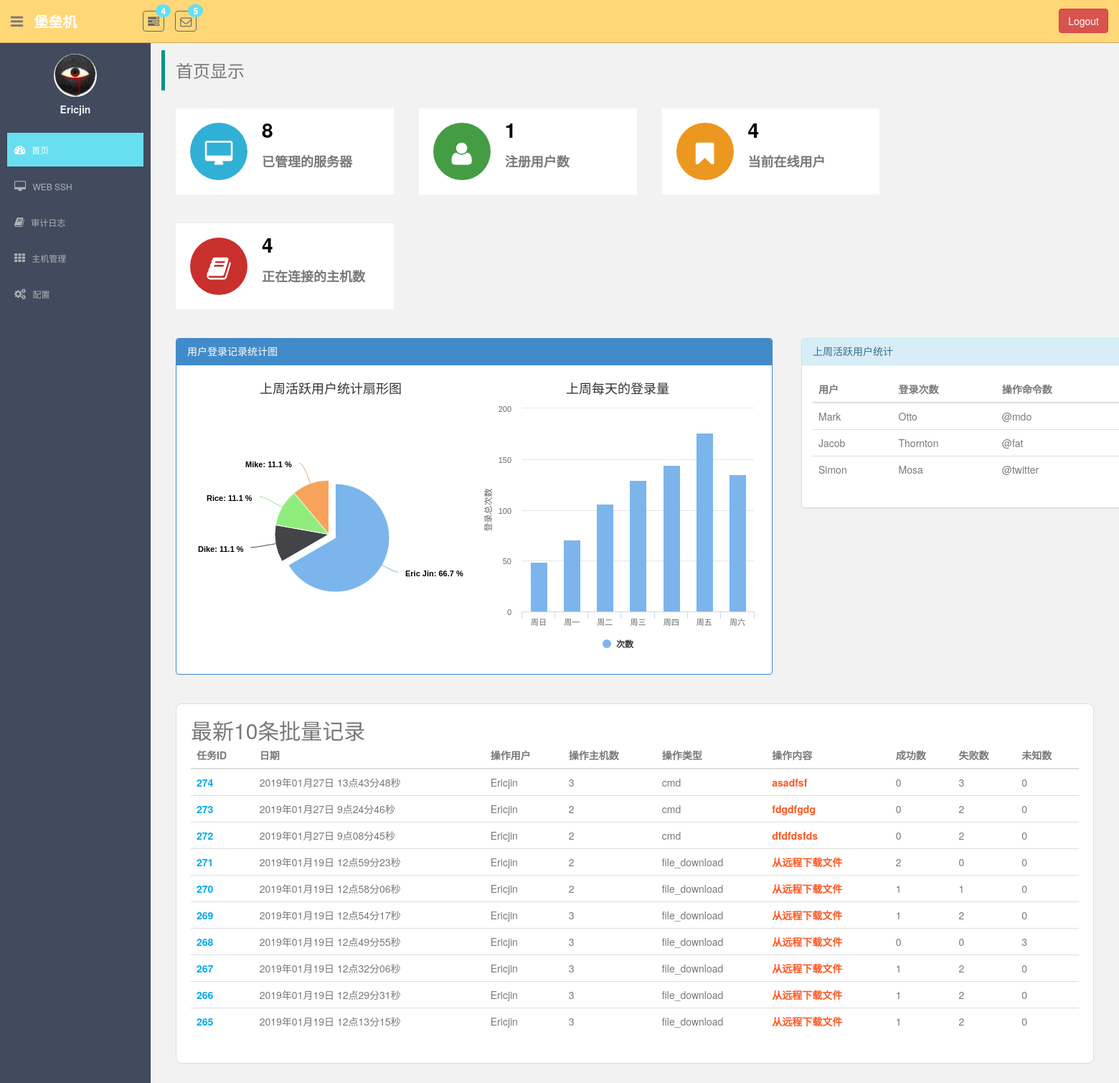
/ (signed in), run on the app's committed database.
### monitor/models.py (models this page shows, shortened)
class UserProfile(AbstractBaseUser, PermissionsMixin):
    email = models.EmailField(
        verbose_name='email address',
        max_length=255,
        unique=True,
    )
    name = models.CharField(max_length=64, verbose_name="用户名", unique=True)
    host_to_remote_users = models.ManyToManyField(to="HostToRemoteUser", verbose_name="关联主机账户")
    host_group = models.ManyToManyField(to="HostGroup", verbose_name="主机组")
    last_login = models.DateTimeField(verbose_name="最近登录时间", null=True, blank=True)
    is_active = models.BooleanField(default=True)
    is_staff = models.BooleanField(default=True)
    is_superuser = models.BooleanField(default=True)
    objects = UserProfileManager()
    USERNAME_FIELD = 'email'  # 使用email作为用户名
    REQUIRED_FIELDS = ['name']  # 必须要有的字段

class Task(models.Model):
    task_type_choice = (
        ('cmd', '批量命令'),
        ('file_upload', "传送本地文件到远程"),
        ('file_download', "从远程下载文件"),
    )
    task_type = models.CharField(max_length=16, choices=task_type_choice, default="cmd")
    content = models.CharField(max_length=255, verbose_name="任务内容")
    user = models.ForeignKey(UserProfile, on_delete=models.CASCADE)
    date = models.DateTimeField(auto_now_add=True)

### CrazyEye/views.py (the view)
# urls.py: url(r'^$', views.dashboard, name='dashboard'),
@login_required
def dashboard(request):
    task_obj = models.Task.objects.order_by("-id")[:10]
    user_number = models.UserProfile.objects.count()
    host_count = models.Host.objects.count()
    return render(request, "dashboard.html", locals())

### monitor/templatetags/monitor_tags.py (called while the page is built)
@register.simple_tag
def count_host_num(task_obj):
    task_detail_objs = task_obj.tasklogdetail_set.all()
    init_num = 0
    success_num = 0
    failed_num = 0
    for task_detail_obj in task_detail_objs:
        if task_detail_obj.status == 0:
            init_num += 1
        elif task_detail_obj.status == 1:
            success_num += 1
        else:
            failed_num += 1
    return [init_num, success_num, failed_num]

### templates/dashboard.html (shortened to what this page needs)
{% extends "base.html" %}
{% load staticfiles %}
{% load monitor_tags %}
{% block right_container %}
    <blockquote class="layui-elem-quote" style="margin-top: 10px;"><h3>首页显示</h3></blockquote>
    <div class="row mt">
        <div class="con">
            <div class="left-icon">
                <div class="icon" style="background-color: #31b0d5;"><i class="fa fa-desktop"></i></div>
            </div>
            <div class="right-text">
                <div class="num">{{ host_count }}</div>
                <div class="text">已管理的服务器</div>
            </div>
        </div>
        <div class="con">
            <div class="left-icon">
                <div class="icon" style="background-color: #449d44;"><i class="fa fa-user"></i></div>
            </div>
            <div class="right-text">
                <div class="num">{{ user_number }}</div>
                <div class="text">注册用户数</div>
            </div>
        </div>
        <div class="con">
            <div class="left-icon">
                <div class="icon" style="background-color: #ec971f;"><i class="fa fa-bookmark"></i></div>
            </div>
            <div class="right-text">
                <div class="num">4</div>
                <div class="text">当前在线用户</div>
            </div>
        </div>
        <div class="con">
            <div class="left-icon">
                <div class="icon" style="background-color: #c9302c;"><i class="fa fa-book"></i></div>
            </div>
            <div class="right-text">
                <div class="num">4</div>
                <div class="text">正在连接的主机数</div>
            </div>
        </div>
    </div>
    <div class="login-count">
        <div class="user-login-chars">
            <div class="panel panel-primary">
                <div class="panel-heading"><h4>用户登录记录统计图</h4></div>
                <div class="panel-body chars">
                    <div class="fans">
                        <div id="fans" style="min-width:400px; height:400px;"></div>
                    </div>
                    <div class="histogram">
                        <div id="histogram" style="min-width:400px;height:400px"></div>
                    </div>
                </div>
            </div>
        </div>
        <div class="user-login-table">
            <div class="panel panel-info">
                <div class="panel-heading"><h4>上周活跃用户统计</h4></div>
                <div class="panel-body">
                    <table class="table table-hover">
                        <thead>
                        <tr>
                            <th>用户</th>
                            <th>登录次数</th>
                            <th>操作命令数</th>
                        </tr>
                        </thead>
                        <tbody>
                        <tr>
                            <td>Mark</td>
                            <td>Otto</td>
                            <td>@mdo</td>
                        </tr>
                        <tr>
                            <td>Jacob</td>
                            <td>Thornton</td>
                            <td>@fat</td>
                        </tr>
                        <tr>
                            <td>Simon</td>
                            <td>Mosa</td>
                            <td>@twitter</td>
                        </tr>
                        </tbody>
                    </table>
                </div>
            </div>
        </div>
    </div>
    <div class="footer-table">
        <h2>最新10条批量记录</h2>
        <table class="table table-hover">
            <thead>
            <tr>
                <th>任务ID</th>
                <th>日期</th>
                <th>操作用户</th>
                <th>操作主机数</th>
                <th>操作类型</th>
                <th>操作内容</th>
                <th>成功数</th>
                <th>失败数</th>
                <th>未知数</th>
            </tr>
            </thead>
            <tbody>
            {% for task in task_obj %}
                <tr>
                    <td style="font-weight: 700; color: #01AAED;">{{ task.id }}</td>
                    <td>{{ task.date|date:"Y年m月d日" }} {{ task.date|time:"G点i分s秒" }}</td>
                    <td>{{ task.user.name|capfirst }}</td>
                    <td>{{ task.tasklogdetail_set.count }}</td>
                    <td>{{ task.task_type }}</td>
                    <td style="font-weight: 700; color: #FF5722;">{{ task.content }}</td>
                    {% count_host_num task as count %}
                    <td>{{ count.1 }}</td>
                    <td>{{ count.2 }}</td>
                    <td>{{ count.0 }}</td>
                </tr>
            {% endfor %}
            </tbody>
        </table>
    </div>
{% endblock %}

### templates/base.html (shortened to what this page needs)
{% load staticfiles %}
<!DOCTYPE html>
<html lang="en">
<head>
    <link href="{% static 'plugins/bootstrap/css/bootstrap.css' %}" rel="stylesheet">
    <link href="{% static 'css/font-awesome.css' %}" rel="stylesheet" />
    <link href="{% static 'css/style.css' %}" rel="stylesheet">
    <link rel="stylesheet" href="{% static 'plugins/layui/css/layui.css' %}">
</head>
<body>
<section id="container" >
    <header class="header black-bg">
        <div class="sidebar-toggle-box">
            <div class="fa fa-bars tooltips" data-placement="right" data-original-title="Toggle Navigation"></div>
        </div>
        <a href="?" class="logo"><b>堡垒机</b></a>
        <div class="nav notify-row" id="top_menu">
            <ul class="nav top-menu">
                <li class="dropdown">
                    <a data-toggle="dropdown" class="dropdown-toggle" href="?">
                        <i class="fa fa-tasks"></i>
                        <span class="badge bg-theme">4</span>
                    </a>
                </li>
                <li id="header_inbox_bar" class="dropdown">
                    <a data-toggle="dropdown" class="dropdown-toggle" href="index.html#">
                        <i class="fa fa-envelope-o"></i>
                        <span class="badge bg-theme">5</span>
                    </a>
                </li>
            </ul>
        </div>
        <div class="top-menu">
            <ul class="nav pull-right top-menu">
                <li>
                    <button type="button" class="btn btn-danger" style="margin-top: 12px;" onclick="logout()">Logout</button>
                </li>
            </ul>
        </div>
    </header>
    <aside>
        <div id="sidebar"  class="nav-collapse ">
            <ul class="sidebar-menu" id="nav-accordion">
                <p class="centered"><a href="#"><img src="{% static 'images/ui-sam.jpg' %}" class="img-circle" width="60"></a></p>
                <h5 class="centered" style="margin-top: 10px;">{{ request.user.name|capfirst }}</h5>
                <li class="mt">
                    <a class="dashboard" href="{% url "dashboard" %}">
                        <i class="fa fa-dashboard"></i>
                        <span>首页</span>
                    </a>
                </li>
                <li class="sub-menu">
                    <a class="web-ssh" href="{% url "web_ssh" %}" >
                        <i class="fa fa-desktop"></i>
                        <span>WEB SSH</span>
                    </a>
                </li>
                <li class="sub-menu">
                    <a class="log-page" href="{% url 'log_page' %}" >
                        <i class="fa fa-book"></i>
                        <span>审计日志</span>
                    </a>
                </li>
                <li class="sub-menu">
                    <a class="host-manage" href="javascript:void(0);">
                        <i class="fa fa-th"></i>
                        <span>主机管理</span>
                    </a>
                </li>
                <li class="sub-menu">
                    <a href="#" >
                        <i class="fa fa-cogs"></i>
                        <span>配置</span>
                    </a>
                </li>
            </ul>
        </div>
    </aside>
    <section id="main-content">
        <section class="wrapper">
            {% block right_container %}
            {% endblock %}
        </section>
    </section>
</section>
</body>
</html>

### statics/css/style.css (style rules this page uses)
body { color: #797979; background: #f2f2f2; font-family: 'Ruda', sans-serif; padding: 0px !important; margin: 0px !important; font-size:13px; }
ul li { list-style: none; }
a, a:hover, a:focus { text-decoration: none; outline: none; }
#container { width: 100%; height: 100%; }
.bg-theme { background-color: #68dff0; }
.centered { text-align: center; }
.mt { margin-top: 25px; }
#sidebar { width: 210px; height: 100%; position: fixed; background: #424a5d; }
#sidebar h5 { color: #f2f2f2; font-weight: 700; }
#sidebar ul li { position: relative; }
ul.sidebar-menu , ul.sidebar-menu li ul.sub { margin: -2px 0 0; padding: 0; }
ul.sidebar-menu { margin-top: 75px; }
ul.sidebar-menu li { margin-bottom: 5px; margin-left:10px; margin-right:10px; }
ul.sidebar-menu li.sub-menu { line-height: 15px; }
ul.sidebar-menu li a span { display: inline-block; }
ul.sidebar-menu li a { color: #aeb2b7; text-decoration: none; display: block; padding: 15px 0 15px 10px; font-size: 12px; outline: none; -webkit-transition: all 0.3s ease; -moz-transition: all 0.3s ease; -o-transition: all 0.3s ease; -ms-transition: all 0.3s ease; transition: all 0.3s ease; }
ul.sidebar-menu li a.active, ul.sidebar-menu li a:hover, ul.sidebar-menu li a:focus { background: #68dff0; color: #fff; display: block; -webkit-transition: all 0.3s ease; -moz-transition: all 0.3s ease; -o-transition: all 0.3s ease; -ms-transition: all 0.3s ease; transition: all 0.3s ease; }
ul.sidebar-menu li a i { font-size: 15px; padding-right: 6px; }
ul.sidebar-menu li a.active i { color: #fff; }
#main-content { margin-left: 210px; }
.header, .footer { min-height: 60px; padding: 0 15px; }
.header { position: fixed; left: 0; right: 0; z-index: 1002; }
.black-bg { background: #ffd777; border-bottom: 1px solid #c9aa5f; }
.wrapper { display: inline-block; margin-top: 60px; padding-left: 15px; padding-right: 15px; padding-bottom: 15px; padding-top: 0px; width: 100%; }
a.logo { font-size: 20px; color: #ffffff; float: left; margin-top: 15px; text-transform: uppercase; }
a.logo b { font-weight: 900; }
#top_menu .nav > li, ul.top-menu > li { float: left; }
.notify-row { float: left; margin-top: 15px; margin-left: 92px; }
ul.top-menu > li > a { color: #666666; font-size: 16px; border-radius: 4px; -webkit-border-radius: 4px; border:1px solid #666666 !important; padding: 2px 6px; margin-right: 15px; }
.notify-row .badge { position: absolute; right: -10px; top: -10px; z-index: 100; }
.sidebar-toggle-box { float: left; padding-right: 15px; margin-top: 20px; }
.sidebar-toggle-box .fa-bars { cursor: pointer; display: inline-block; font-size: 20px; }

### templates/dashboard.html (style rules this page uses)
.con { margin: 0 0 40px 35px; width: 22.5%; display: flex; background-color: #fff; float: left; }
.con .left-icon { flex: 80px 0 0; }
.con .icon { height: 80px; width: 80px; margin: 20px; line-height: 100px; text-align: center; border-radius: 50%; }
.con .icon i { color: #fff; font-size: 36px; }
.con .right-text { flex: 1; }
.con .right-text .num { height: 50%; font-weight: 700; font-size: 28px; color: #000; text-align: left; line-height: 60px; }
.con .right-text .text { height: 50%; font-weight: 700; font-size: 18px; text-align: left; }
.login-count { display: flex; }
.login-count .user-login-chars { flex: 1; padding: 0 20px; }
.login-count .user-login-table { flex: 500px 0 0; padding: 0 20px; }
.chars { display: flex; }
.chars .fans { flex: 1; }
.chars .histogram { flex: 1; }
.footer-table { background-color: #fff; margin: 20px 20px; padding: 20px 20px; border-radius: 8px; border: 1px solid #dedede; }

### data on the page
UserProfile: user.name "Ericjin"
Task: id "274", date "2019年01月27日", date "13点43分48秒", user.name "Ericjin", tasklogdetail_set.count "3", task_type "cmd", content "asadfsf", count "0", count "3"
Task: id "273", date "2019年01月27日", date "9点24分46秒", user.name "Ericjin", tasklogdetail_set.count "2", task_type "cmd", content "fdgdfgdg", count "0", count "2"
Task: id "272", date "2019年01月27日", date "9点08分45秒", user.name "Ericjin", tasklogdetail_set.count "2", task_type "cmd", content "dfdfdsfds", count "0", count "2"
Task: id "271", date "2019年01月19日", date "12点59分23秒", user.name "Ericjin", tasklogdetail_set.count "2", task_type "file_download", content "从远程下载文件", count "2", count "0"
Task: id "270", date "2019年01月19日", date "12点58分06秒", user.name "Ericjin", tasklogdetail_set.count "2", task_type "file_download", content "从远程下载文件", user "1", count "0"
Task: id "269", date "2019年01月19日", date "12点54分17秒", user.name "Ericjin", tasklogdetail_set.count "3", task_type "file_download", content "从远程下载文件", user "1", count "2", count "0"
Task: id "268", date "2019年01月19日", date "12点49分55秒", user.name "Ericjin", tasklogdetail_set.count "3", task_type "file_download", content "从远程下载文件", count "0", count "3"
Task: id "267", date "2019年01月19日", date "12点32分06秒", user.name "Ericjin", tasklogdetail_set.count "3", task_type "file_download", content "从远程下载文件", user "1", count "2", count "0"
Task: id "266", date "2019年01月19日", date "12点29分31秒", user.name "Ericjin", tasklogdetail_set.count "3", task_type "file_download", content "从远程下载文件", user "1", count "2", count "0"
Task: id "265", date "2019年01月19日", date "12点13分15秒", user.name "Ericjin", tasklogdetail_set.count "3", task_type "file_download", content "从远程下载文件", user "1", count "2", count "0"

### other printed values
{{ host_count }} "8"
{{ user_number }} "1"
